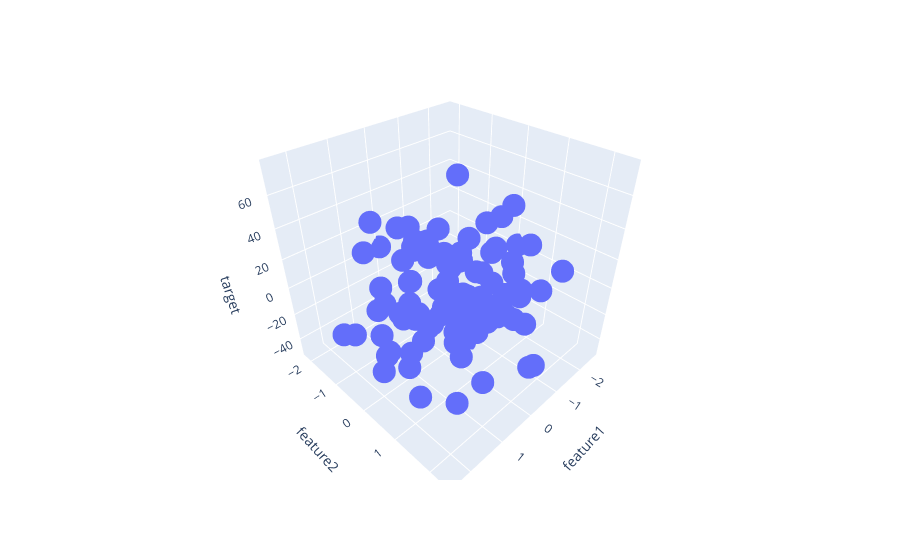

Here is the notebook cell this chart was saved with:
### Code cell
fig = px.scatter_3d(df, x='feature1',y='feature2',z='target')
fig.show()
